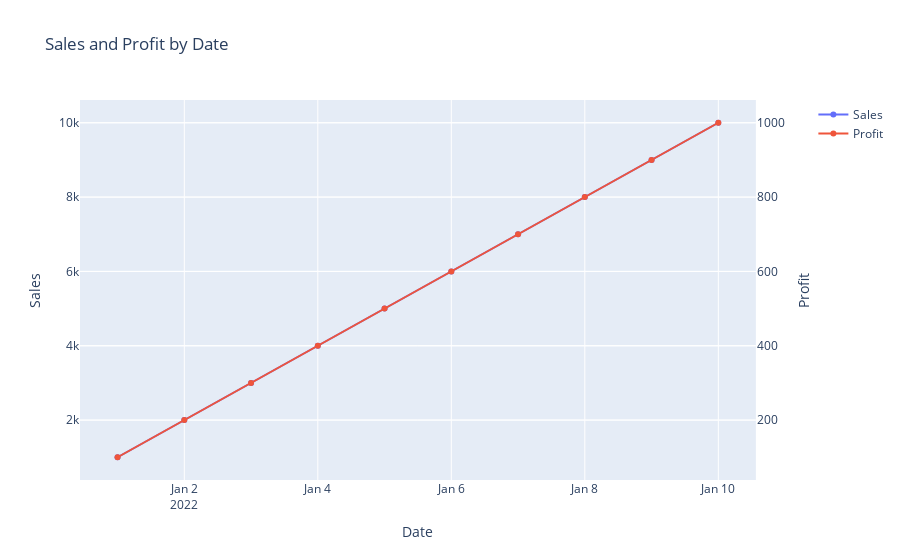

The cell this chart's notebook holds for it:
### Code cell
fig = make_subplots(specs=[[{"secondary_y": True}]])
fig.add_trace(go.Scatter(x=df.index, y=df['Sales'], name='Sales'), secondary_y=False)
fig.add_trace(go.Scatter(x=df.index, y=df['Profit'], name='Profit'), secondary_y=True)
fig.update_layout(title='Sales and Profit by Date')
fig.update_xaxes(title_text='Date')
fig.update_yaxes(title_text='Sales', secondary_y=False)
fig.update_yaxes(title_text='Profit', secondary_y=True)
fig.show()

### Figure 1 — Plotly figure (JSON) as saved in the notebook; plotly's stock layout.template omitted (floating-point values rounded to 4 significant figures)
{"data": [{"name": "Sales", "type": "scatter", "x": ["2022-01-01T00:00:00", "2022-01-02T00:00:00", "2022-01-03T00:00:00", "2022-01-04T00:00:00", "2022-01-05T00:00:00", "2022-01-06T00:00:00", "2022-01-07T00:00:00", "2022-01-08T00:00:00", "2022-01-09T00:00:00", "2022-01-10T00:00:00"], "xaxis": "x", "y": [1000, 2000, 3000, 4000, 5000, 6000, 7000, 8000, 9000, 10000], "yaxis": "y"}, {"name": "Profit", "type": "scatter", "x": ["2022-01-01T00:00:00", "2022-01-02T00:00:00", "2022-01-03T00:00:00", "2022-01-04T00:00:00", "2022-01-05T00:00:00", "2022-01-06T00:00:00", "2022-01-07T00:00:00", "2022-01-08T00:00:00", "2022-01-09T00:00:00", "2022-01-10T00:00:00"], "xaxis": "x", "y": [100, 200, 300, 400, 500, 600, 700, 800, 900, 1000], "yaxis": "y2"}], "layout": {"title": {"text": "Sales and Profit by Date"}, "xaxis": {"anchor": "y", "domain": [0, 0.94], "title": {"text": "Date"}}, "yaxis": {"anchor": "x", "domain": [0, 1], "title": {"text": "Sales"}}, "yaxis2": {"anchor": "x", "overlaying": "y", "side": "right", "title": {"text": "Profit"}}}}
